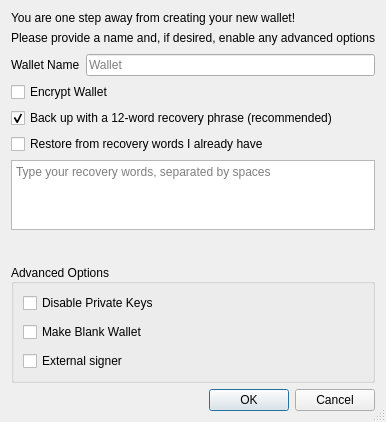
<?xml version="1.0" encoding="UTF-8"?>
<ui version="4.0">
 <class>CreateWalletDialog</class>
 <widget class="QDialog" name="CreateWalletDialog">
  <property name="geometry">
   <rect>
    <x>0</x>
    <y>0</y>
    <width>371</width>
    <height>298</height>
   </rect>
  </property>
  <property name="windowTitle">
   <string>Create Wallet</string>
  </property>
  <property name="sizeGripEnabled">
   <bool>true</bool>
  </property>
  <layout class="QVBoxLayout" name="verticalLayout">
   <item>
    <widget class="QLabel" name="label_description">
     <property name="sizePolicy">
      <sizepolicy hsizetype="Preferred" vsizetype="Preferred">
       <horstretch>0</horstretch>
       <verstretch>0</verstretch>
      </sizepolicy>
     </property>
     <property name="text">
      <string>You are one step away from creating your new wallet!</string>
     </property>
     <property name="alignment">
      <set>Qt::AlignLeading|Qt::AlignLeft|Qt::AlignVCenter</set>
     </property>
     <property name="wordWrap">
      <bool>false</bool>
     </property>
    </widget>
   </item>
   <item>
    <widget class="QLabel" name="label_subdescription">
     <property name="text">
      <string>Please provide a name and, if desired, enable any advanced options</string>
     </property>
    </widget>
   </item>
   <item>
    <spacer name="verticalSpacer">
     <property name="orientation">
      <enum>Qt::Vertical</enum>
     </property>
     <property name="sizeType">
      <enum>QSizePolicy::Fixed</enum>
     </property>
     <property name="sizeHint" stdset="0">
      <size>
       <width>20</width>
       <height>3</height>
      </size>
     </property>
    </spacer>
   </item>
   <item>
    <layout class="QHBoxLayout" name="horizontalLayout">
     <item>
      <widget class="QLabel" name="wallet_name_label">
       <property name="text">
        <string>Wallet Name</string>
       </property>
      </widget>
     </item>
     <item>
      <widget class="QLineEdit" name="wallet_name_line_edit">
       <property name="minimumSize">
        <size>
         <width>262</width>
         <height>0</height>
        </size>
       </property>
       <property name="placeholderText">
        <string>Wallet</string>
       </property>
      </widget>
     </item>
    </layout>
   </item>
   <item>
    <widget class="QCheckBox" name="encrypt_wallet_checkbox">
     <property name="toolTip">
      <string>Encrypt the wallet. The wallet will be encrypted with a passphrase of your choice.</string>
     </property>
     <property name="text">
      <string>Encrypt Wallet</string>
     </property>
     <property name="checked">
      <bool>false</bool>
     </property>
    </widget>
   </item>
   <item>
    <widget class="QCheckBox" name="use_mnemonic_checkbox">
     <property name="toolTip">
      <string>Make the wallet from a 12-word recovery phrase. Writing the words down is all the backup you need: the same words restore this wallet on any computer, and in the freicoin.ru web wallet.</string>
     </property>
     <property name="text">
      <string>Back up with a 12-word recovery phrase (recommended)</string>
     </property>
     <property name="checked">
      <bool>true</bool>
     </property>
    </widget>
   </item>
   <item>
    <widget class="QCheckBox" name="restore_mnemonic_checkbox">
     <property name="toolTip">
      <string>Rebuild a wallet from recovery words you already have. The whole block chain is scanned for its coins, which can take a few minutes.</string>
     </property>
     <property name="text">
      <string>Restore from recovery words I already have</string>
     </property>
     <property name="checked">
      <bool>false</bool>
     </property>
    </widget>
   </item>
   <item>
    <widget class="QPlainTextEdit" name="mnemonic_edit">
     <property name="visible">
      <bool>false</bool>
     </property>
     <property name="maximumSize">
      <size>
       <width>16777215</width>
       <height>70</height>
      </size>
     </property>
     <property name="placeholderText">
      <string>Type your recovery words, separated by spaces</string>
     </property>
    </widget>
   </item>
   <item>
    <widget class="QLabel" name="mnemonic_status_label">
     <property name="visible">
      <bool>false</bool>
     </property>
     <property name="text">
      <string/>
     </property>
    </widget>
   </item>
   <item>
    <spacer name="verticalSpacer_1">
     <property name="orientation">
      <enum>Qt::Vertical</enum>
     </property>
     <property name="sizeType">
      <enum>QSizePolicy::Fixed</enum>
     </property>
     <property name="sizeHint" stdset="0">
      <size>
       <width>20</width>
       <height>8</height>
      </size>
     </property>
    </spacer>
   </item>
   <item>
    <widget class="QGroupBox" name="groupBox">
     <property name="title">
      <string>Advanced Options</string>
     </property>
     <property name="alignment">
      <set>Qt::AlignLeading|Qt::AlignLeft|Qt::AlignVCenter</set>
     </property>
     <property name="flat">
      <bool>false</bool>
     </property>
     <property name="checkable">
      <bool>false</bool>
     </property>
     <layout class="QVBoxLayout" name="verticalLayout_groupbox">
      <property name="spacing">
       <number>9</number>
      </property>
      <item>
       <widget class="QCheckBox" name="disable_privkeys_checkbox">
        <property name="enabled">
         <bool>true</bool>
        </property>
        <property name="toolTip">
         <string>Disable private keys for this wallet. Wallets with private keys disabled will have no private keys and cannot have an HD seed or imported private keys. This is ideal for watch-only wallets.</string>
        </property>
        <property name="text">
         <string>Disable Private Keys</string>
        </property>
       </widget>
      </item>
      <item>
       <widget class="QCheckBox" name="blank_wallet_checkbox">
        <property name="toolTip">
         <string>Make a blank wallet. Blank wallets do not initially have private keys or scripts. Private keys and addresses can be imported, or an HD seed can be set, at a later time.</string>
        </property>
        <property name="text">
         <string>Make Blank Wallet</string>
        </property>
       </widget>
      </item>
      <item>
       <widget class="QCheckBox" name="external_signer_checkbox">
        <property name="toolTip">
         <string>Use an external signing device such as a hardware wallet. Configure the external signer script in wallet preferences first.</string>
        </property>
        <property name="text">
         <string>External signer</string>
        </property>
       </widget>
      </item>
     </layout>
    </widget>
   </item>
   <item>
    <spacer name="verticalSpacer_2">
     <property name="orientation">
      <enum>Qt::Vertical</enum>
     </property>
     <property name="sizeHint" stdset="0">
      <size>
       <width>20</width>
       <height>0</height>
      </size>
     </property>
    </spacer>
   </item>
   <item>
    <widget class="QDialogButtonBox" name="buttonBox">
     <property name="orientation">
      <enum>Qt::Horizontal</enum>
     </property>
     <property name="standardButtons">
      <set>QDialogButtonBox::Cancel|QDialogButtonBox::Ok</set>
     </property>
    </widget>
   </item>
  </layout>
 </widget>
 <tabstops>
  <tabstop>wallet_name_line_edit</tabstop>
  <tabstop>encrypt_wallet_checkbox</tabstop>
  <tabstop>disable_privkeys_checkbox</tabstop>
  <tabstop>blank_wallet_checkbox</tabstop>
  <tabstop>external_signer_checkbox</tabstop>
 </tabstops>
 <resources/>
 <connections>
  <connection>
   <sender>buttonBox</sender>
   <signal>accepted()</signal>
   <receiver>CreateWalletDialog</receiver>
   <slot>accept()</slot>
   <hints>
    <hint type="sourcelabel">
     <x>248</x>
     <y>254</y>
    </hint>
    <hint type="destinationlabel">
     <x>157</x>
     <y>274</y>
    </hint>
   </hints>
  </connection>
  <connection>
   <sender>buttonBox</sender>
   <signal>rejected()</signal>
   <receiver>CreateWalletDialog</receiver>
   <slot>reject()</slot>
   <hints>
    <hint type="sourcelabel">
     <x>316</x>
     <y>260</y>
    </hint>
    <hint type="destinationlabel">
     <x>286</x>
     <y>274</y>
    </hint>
   </hints>
  </connection>
 </connections>
</ui>
